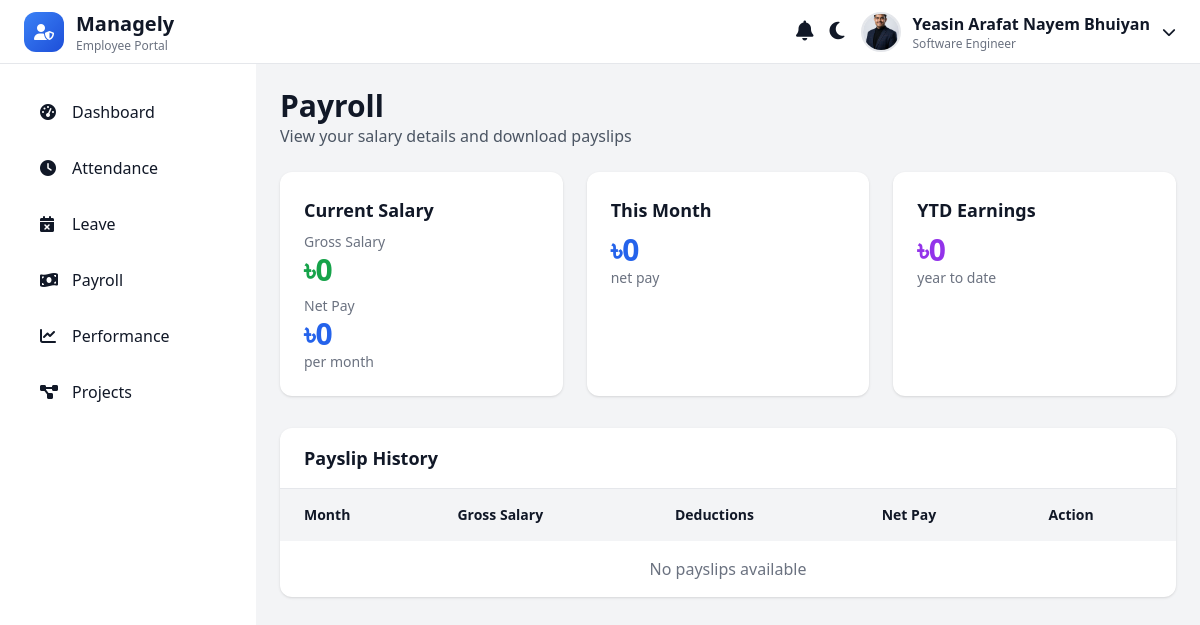
/employees/payroll/ (signed in), run on the app's committed database.
### accounts/models.py (models this page shows, shortened)
class EmployeeProfile(models.Model):
    employee_id = models.CharField(max_length=20, unique=True, blank=True)
    full_name = models.CharField(max_length=100, blank=True, null=True)
    phone = models.CharField(max_length=15)
    department = models.ForeignKey(
        'adminpanel.Department',
        on_delete=models.SET_NULL,
        null=True,
        blank=True,
        related_name="employees"
    )
    designation = models.CharField(max_length=50, blank=True, null=True)
    role = models.CharField(max_length=50, blank=True, null=True)
    joining_date = models.DateField(blank=True, null=True)
    avatar = models.ImageField(upload_to='avatars/', blank=True, null=True)
    gender = models.CharField(max_length=10, choices=GENDER_CHOICES, blank=True, null=True)
    password = models.CharField(max_length=128)
    temp_password = models.CharField(max_length=20, blank=True)
    first_login = models.BooleanField(default=True)
    email = models.EmailField(blank=True, null=True)
    address = models.TextField(blank=True, null=True)
    emergency_name = models.CharField(max_length=100, blank=True, null=True)
    emergency_relation = models.CharField(max_length=50, blank=True, null=True)
    emergency_contact = models.CharField(max_length=20, blank=True, null=True)
    emergency_address = models.TextField(blank=True, null=True)
    is_active = models.BooleanField(default=True)

### employees/views.py (the view)
# urls.py: path('payroll/', views.payroll_view, name='payroll'),
def payroll_view(request):
    employee = get_logged_in_employee(request)
    if not employee:
        return redirect("accounts:login")
    payrolls = Payroll.objects.filter(employee=employee).order_by('-month')
    current_salary = payrolls.first() if payrolls.exists() else None
    ytd_earnings = payrolls.aggregate(total_gross=Sum('gross_salary'))['total_gross'] or 0
    context = {
        'payrolls': payrolls,
        'current_salary': current_salary,
        'ytd_earnings': ytd_earnings,
    }
    return render(request, 'payroll.html', context)

### accounts/context_processors.py (called while the page is built)
def global_employee(request):
    employee_id = request.session.get("employee_id")
    if employee_id:
        try:
            profile = EmployeeProfile.objects.get(employee_id=employee_id)
        except EmployeeProfile.DoesNotExist:
            profile = None
        return {
            "global_profile": profile
        }
    return {
        "global_profile": None
    }

### employees/context_processors.py (called while the page is built)
def notifications_processor(request):
    if request.user.is_authenticated:
        return base_notifications(request)
    return {"notifications": [], "unread_count": 0}

### employees/views.py (called while the page is built)
def get_logged_in_employee(request):
    employee_id = request.session.get('employee_id')
    if not employee_id:
        return None
    try:
        return EmployeeProfile.objects.get(employee_id=employee_id)
    except EmployeeProfile.DoesNotExist:
        return None

def base_notifications(request):
    employee_id = request.session.get("employee_id")
    notifications = []
    unread_count = 0
    if employee_id:
        try:
            employee = EmployeeProfile.objects.get(employee_id=employee_id)
            notifications_qs = Notification.objects.filter(employee=employee).order_by("-timestamp")[:20]
            notifications = list(notifications_qs)
            unread_count = Notification.objects.filter(employee=employee, is_read=False).count()
            for n in notifications:
                n.time_display = timezone.localtime(n.timestamp).strftime("%b %d, %H:%M")
        except EmployeeProfile.DoesNotExist:
            notifications = []
            unread_count = 0
    return {
        "notifications": notifications,
        "unread_count": unread_count,
    }

### employees/templates/payroll.html (shortened to what this page needs)
{% load static %}
<!DOCTYPE html>
<html lang="en" class="scroll-smooth">
<head>
  <link rel="stylesheet" href="{% static 'css/theme.css' %}">
  <script src="https://cdn.tailwindcss.com"></script>
  <link rel="stylesheet" href="https://cdnjs.cloudflare.com/ajax/libs/font-awesome/6.5.0/css/all.min.css"/>
</head>
<body class="bg-gray-100 dark:bg-gray-900 text-gray-900 dark:text-white transition-colors duration-300">
  {% include "sideandtopbar.html" %}
  <main class="flex-1 p-6 md:ml-64 mt-16">
    <div class="mb-6">
      <h1 class="text-3xl font-bold">Payroll</h1>
      <p class="text-gray-600 dark:text-gray-300">View your salary details and download payslips</p>
    </div>
    <div class="grid grid-cols-1 md:grid-cols-3 gap-6 mb-8">
      <div class="bg-white dark:bg-gray-800 rounded-xl p-6 shadow">
        <h3 class="text-lg font-semibold mb-2">Current Salary</h3>
        <p class="text-sm text-gray-500 dark:text-gray-300">Gross Salary</p>
        <p class="text-3xl font-bold text-green-600">
          {% if current_salary %}
            ৳{{ current_salary.gross_salary }}
          {% else %}
            ৳0
          {% endif %}
        </p>
        <p class="text-sm text-gray-500 dark:text-gray-300 mt-2">Net Pay</p>
        <p class="text-3xl font-bold text-blue-600">
          {% if current_salary %}
            ৳{{ current_salary.net_pay }}
          {% else %}
            ৳0
          {% endif %}
        </p>
        <p class="text-sm text-gray-500 dark:text-gray-300">per month</p>
      </div>
      <div class="bg-white dark:bg-gray-800 rounded-xl p-6 shadow">
        <h3 class="text-lg font-semibold mb-2">This Month</h3>
        <p class="text-3xl font-bold text-blue-600">
          {% if current_salary %}
            ৳{{ current_salary.net_pay }}
          {% else %}
            ৳0
          {% endif %}
        </p>
        <p class="text-sm text-gray-500 dark:text-gray-300">net pay</p>
      </div>
      <div class="bg-white dark:bg-gray-800 rounded-xl p-6 shadow">
        <h3 class="text-lg font-semibold mb-2">YTD Earnings</h3>
        <p class="text-3xl font-bold text-purple-600">৳{{ ytd_earnings|default:0 }}</p>
        <p class="text-sm text-gray-500 dark:text-gray-300">year to date</p>
      </div>
    </div>
    <div class="bg-white dark:bg-gray-800 rounded-xl shadow">
      <div class="px-6 py-4 border-b border-gray-200 dark:border-gray-700">
        <h3 class="text-lg font-semibold">Payslip History</h3>
      </div>
      <div class="overflow-x-auto">
        <table class="w-full text-left">
          <thead class="bg-gray-100 dark:bg-gray-700">
            <tr>
              <th class="py-4 px-6 text-sm font-semibold">Month</th>
              <th class="py-4 px-6 text-sm font-semibold">Gross Salary</th>
              <th class="py-4 px-6 text-sm font-semibold">Deductions</th>
              <th class="py-4 px-6 text-sm font-semibold">Net Pay</th>
              <th class="py-4 px-6 text-sm font-semibold">Action</th>
            </tr>
          </thead>
          <tbody>
            {% for payroll in payrolls %}
            <tr class="hover:bg-gray-50 dark:hover:bg-gray-700 transition-colors">
              <td class="py-4 px-6">{{ payroll.month|date:"F Y" }}</td>
              <td class="py-4 px-6">৳{{ payroll.gross_salary }}</td>
              <td class="py-4 px-6 text-red-600">৳{{ payroll.deductions }}</td>
              <td class="py-4 px-6 text-green-600 font-semibold">৳{{ payroll.net_pay }}</td>
              <td class="py-4 px-6">
                {% if payroll.payslip_file %}
                  <button
                    class="text-blue-600 hover:text-blue-800 text-sm"
                    onclick="openPayslipModal('{{ payroll.payslip_file.url }}')">
                    <i class="fas fa-eye mr-1"></i>Preview
                  </button>
                  <a href="{{ payroll.payslip_file.url }}" class="text-blue-600 hover:text-blue-800 text-sm ml-2" download>
                    <i class="fas fa-download mr-1"></i>Download
                  </a>
                {% else %}
                  <span class="text-gray-400 text-sm">N/A</span>
                {% endif %}
              </td>
            </tr>
            {% empty %}
            <tr>
              <td colspan="5" class="text-center py-4 text-gray-500 dark:text-gray-300">No payslips available</td>
            </tr>
            {% endfor %}
          </tbody>
        </table>
      </div>
    </div>
  </main>
</body>
</html>

### employees/templates/sideandtopbar.html (shortened to what this page needs)
{% load static %}
<!DOCTYPE html>
<html lang="en" class="scroll-smooth">
<head>
  <link rel="stylesheet" href="{% static 'css/theme.css' %}" />
  <script src="https://cdn.tailwindcss.com"></script>
  <link
    rel="stylesheet"
    href="https://cdnjs.cloudflare.com/ajax/libs/font-awesome/6.5.0/css/all.min.css"
  />
</head>
<body class="bg-gray-100 dark:bg-gray-900 text-gray-900 dark:text-gray-100 transition-colors duration-300">
  <header class="fixed top-0 left-0 right-0 h-16 bg-white dark:bg-gray-800 border-b border-gray-200 dark:border-gray-700 flex items-center justify-between px-6 z-50">
    <div class="flex items-center gap-4">
      <div class="flex items-center gap-3">
        <div class="w-10 h-10 bg-gradient-to-br from-blue-500 to-blue-700 rounded-xl flex items-center justify-center">
          <i class="fas fa-user-shield text-white"></i>
        </div>
        <div>
          <h1 class="text-xl font-bold">Managely</h1>
          <p class="text-xs text-gray-500 dark:text-gray-400">Employee Portal</p>
        </div>
      </div>
    </div>
    <div class="flex items-center gap-4">
      <div class="relative">
        <button id="notification-btn" class="relative focus:outline-none">
          <i class="fas fa-bell text-xl"></i>
        </button>
      </div>
      <button id="theme-toggle">
        <i id="theme-icon" class="fas fa-moon text-xl"></i>
      </button>
      <div class="relative">
        <button id="profile-dropdown-btn" class="flex items-center gap-3">
          {% if global_profile.avatar and global_profile.avatar.name %}
            <img src="{{ global_profile.avatar.url }}" alt="Avatar" class="w-10 h-10 rounded-full border-2 border-primary object-cover">
          {% else %}
            <img src="https://i.pravatar.cc/150?img=10" alt="Avatar" class="w-10 h-10 rounded-full border-2 border-primary object-cover">
          {% endif %}
          <div class="hidden md:block text-left">
            <p class="font-semibold">{{ global_profile.full_name|default:"User" }}</p>
            <p class="text-xs text-gray-500 dark:text-gray-400">{{ global_profile.designation|default:"Employee" }}</p>
          </div>
          <i class="fas fa-chevron-down text-sm"></i>
        </button>
      </div>
    </div>
  </header>
  <aside id="sidebar" class="fixed top-16 left-0 w-64 bg-white dark:bg-gray-800 min-h-screen transform -translate-x-full md:translate-x-0 transition-transform duration-300 z-40">
    <nav class="p-6">
      <ul class="space-y-2">
        <li><a href="{% url 'employees:dashboard' %}" class="flex items-center px-4 py-3 rounded-lg hover:bg-gray-200 dark:hover:bg-gray-700"><i class="fas fa-tachometer-alt w-5 mr-3"></i> Dashboard</a></li>
        <li><a href="{% url 'employees:attendance' %}" class="flex items-center px-4 py-3 rounded-lg hover:bg-gray-200 dark:hover:bg-gray-700"><i class="fas fa-clock w-5 mr-3"></i> Attendance</a></li>
        <li><a href="{% url 'employees:leave' %}" class="flex items-center px-4 py-3 rounded-lg hover:bg-gray-200 dark:hover:bg-gray-700"><i class="fas fa-calendar-times w-5 mr-3"></i> Leave</a></li>
        <li><a href="{% url 'employees:payroll' %}" class="flex items-center px-4 py-3 rounded-lg hover:bg-gray-200 dark:hover:bg-gray-700"><i class="fas fa-money-bill-wave w-5 mr-3"></i> Payroll</a></li>
        <li><a href="{% url 'employees:performance' %}" class="flex items-center px-4 py-3 rounded-lg hover:bg-gray-200 dark:hover:bg-gray-700"><i class="fas fa-chart-line w-5 mr-3"></i> Performance</a></li>
        <li><a href="{% url 'employees:projects' %}" class="flex items-center px-4 py-3 rounded-lg hover:bg-gray-200 dark:hover:bg-gray-700"><i class="fas fa-project-diagram w-5 mr-3"></i> Projects</a></li>
      </ul>
    </nav>
  </aside>
</body>
</html>

### static/css/theme.css (style rules this page uses)
body { box-sizing: border-box; }

### data on the page
EmployeeProfile: avatar (picture), full_name "Yeasin Arafat Nayem Bhuiyan", designation "Software Engineer"

### other printed values
{{ ytd_earnings|default:0 }} "0"
